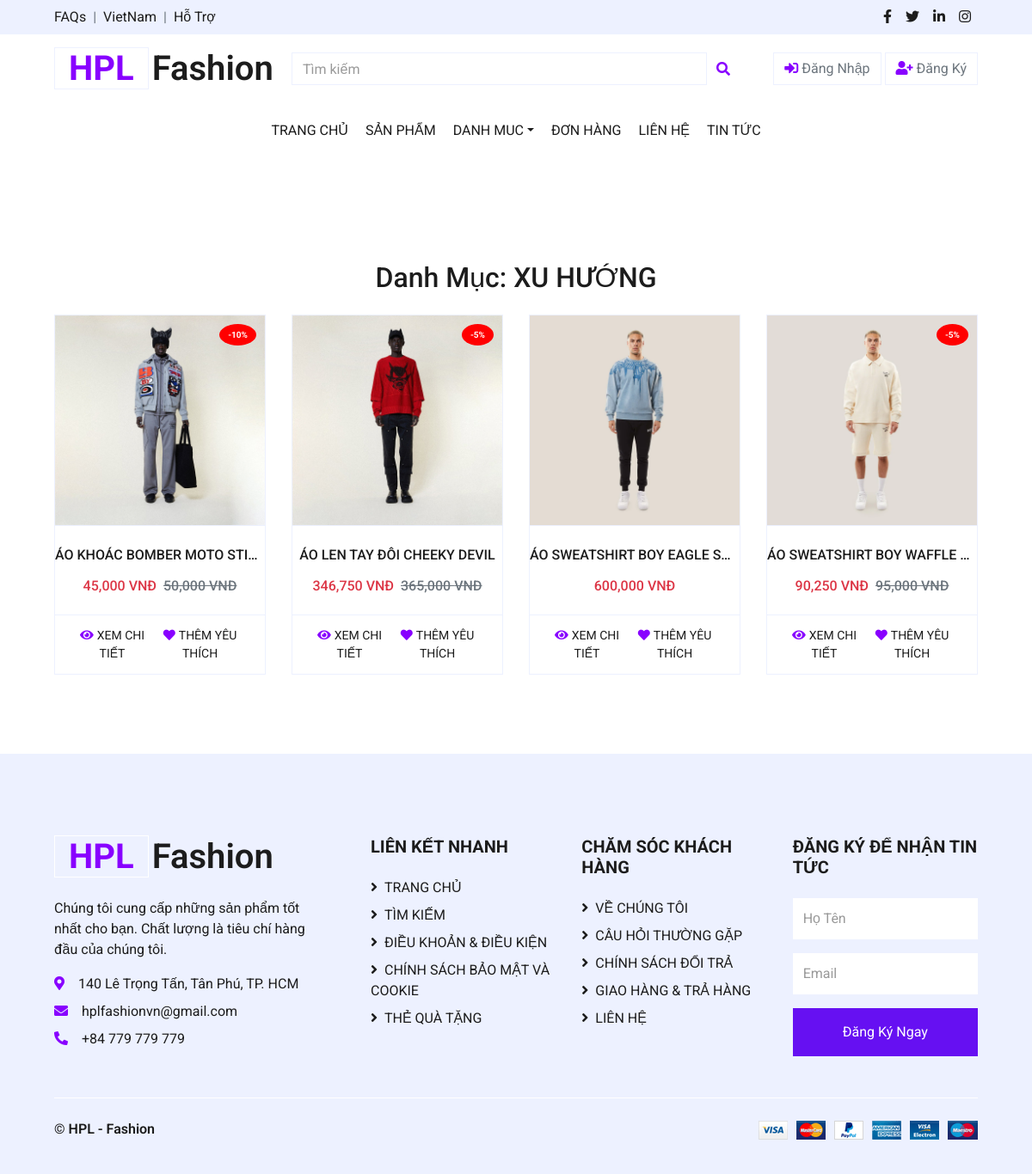
Screenshot of /views/collection.php?category_id=1 with the database file from the repository.
### tables this page shows
CREATE TABLE `categories` (
  `category_id` int NOT NULL,
  `category_name` varchar(255) NOT NULL,
  `category_image` varchar(250) NOT NULL
);

CREATE TABLE `products` (
  `product_id` int NOT NULL,
  `product_name` varchar(255) NOT NULL,
  `price` int NOT NULL,
  `category_id` int DEFAULT NULL,
  `subcategory_id` int NOT NULL,
  `image` varchar(255) DEFAULT NULL,
  `image2` varchar(255) DEFAULT NULL,
  `image3` varchar(255) DEFAULT NULL,
  `description` varchar(255) DEFAULT NULL,
  `brand_id` int DEFAULT NULL,
  `size` text,
  `color` text,
  `discount` int DEFAULT '0',
  `view_count` int DEFAULT '0',
  `created_at` datetime DEFAULT CURRENT_TIMESTAMP
);

### views/collection.php (the view, shortened to what this page needs)
<?php
$conn = Database::getConnection();
$category_id = isset($_GET['category_id']) ? (int)$_GET['category_id'] : 0;
$category_query = $conn->query("SELECT category_name FROM categories WHERE category_id = $category_id");
$category = $category_query->fetch_assoc();
$category_name = $category['category_name'];
$product_query = $conn->query("SELECT * FROM products WHERE category_id = $category_id");
?>
<!DOCTYPE html>
<html lang="en">
<head>
    <link href="https://cdnjs.cloudflare.com/ajax/libs/font-awesome/5.10.0/css/all.min.css" rel="stylesheet">
    <link href="../css/style.css" rel="stylesheet">
</head>
<body>
    <?php include '../includes/header.php'; ?>
    <div class="container-fluid pt-5">
        <h2 class="text-center mb-4">Danh Mục: <?= $category_name ?></h2>
        <div class="row px-xl-5 pb-3">
            <?php if ($product_query->num_rows > 0): ?>
                <?php while ($product = $product_query->fetch_assoc()): ?>
                    <div class="col-lg-3 col-md-6 col-sm-12 pb-1">
                        <div class="card product-item border-0 mb-4">
                            <div class="card-header product-img position-relative overflow-hidden bg-transparent border p-0">
                                <?php $imagePath = (substr($product['image'], 0, 4) == 'http') ? $product['image'] : '../assets/img_product/' . $product['image']; ?>
                                <img class="img-fluid w-100" src="<?= $imagePath ?>" alt="<?= $product['product_name'] ?>">
                                <?php if ($product['discount'] > 0): ?>
                                    <div class="discount-badge position-absolute">
                                        -<?= $product['discount'] ?>%
                                    </div>
                                <?php endif; ?>
                            </div>
                            <div class="card-body border-left border-right text-center p-0 pt-4 pb-3">
                                <h6 class="text-truncate mb-3"><?= $product['product_name'] ?></h6>
                                <div class="d-flex justify-content-center">
                                    <?php
                                    $discount = $product['discount'];
                                    $discounted_price = $product['price'] * (1 - $discount / 100);
                                    ?>
                                    <h6 class="text-danger"><?= number_format($discounted_price) ?> VNĐ</h6>
                                    <?php if ($discount > 0): ?>
                                        <h6 class="text-muted ml-2"><del><?= number_format($product['price']) ?> VNĐ</del></h6>
                                    <?php endif; ?>
                                </div>
                            </div>
                            <div class="card-footer d-flex justify-content-between bg-light border">
                                <a href="detail.php?id=<?= $product['product_id'] ?>" class="btn btn-sm text-dark p-0">
                                    <i class="fas fa-eye text-primary mr-1"></i>XEM CHI TIẾT
                                </a>
                                <form method="POST" action="" class="d-flex align-items-center">
                                    <button type="submit" name="add_to_favorites" class="btn btn-sm text-dark p-0 bg-white">
                                        <i class="fas fa-heart text-primary mr-1"></i>THÊM YÊU THÍCH
                                    </button>
                                </form>
                            </div>
                        </div>
                    </div>
                <?php endwhile; ?>
            <?php else: ?>
                <p class="text-center">Không có sản phẩm nào trong danh mục này.</p>
            <?php endif; ?>
        </div>
    </div>
    <?php include '../includes/footer.php'; ?>
</body>
</html>

### views/collection.php (style rules this page uses)
.discount-badge { top: 10px; right: 10px; background-color: red; color: white; font-size: 10px; font-weight: bold; padding: 5px 10px; border-radius: 50%; z-index: 10; }

### rows the page displays
categories: category_name "XU HƯỚNG"
products: image (picture), discount "10", product_name "ÁO KHOÁC BOMBER MOTO STI…", discounted_price "45,000", price "50,000"
products: image (picture), discount "5", product_name "ÁO LEN TAY ĐÔI CHEEKY DEVIL", discounted_price "346,750", price "365,000"
products: image (picture), product_name "ÁO SWEATSHIRT BOY EAGLE S…", discounted_price "600,000"
products: image (picture), discount "5", product_name "ÁO SWEATSHIRT BOY WAFFLE…", discounted_price "90,250", price "95,000"
